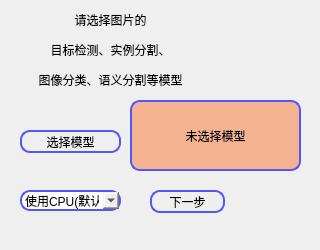
<?xml version="1.0" encoding="UTF-8"?>
<ui version="4.0">
 <class>Set_Model_select</class>
 <widget class="QWidget" name="Set_Model_select">
  <property name="geometry">
   <rect>
    <x>0</x>
    <y>0</y>
    <width>320</width>
    <height>250</height>
   </rect>
  </property>
  <property name="minimumSize">
   <size>
    <width>320</width>
    <height>250</height>
   </size>
  </property>
  <property name="maximumSize">
   <size>
    <width>320</width>
    <height>250</height>
   </size>
  </property>
  <property name="windowTitle">
   <string>选择模型</string>
  </property>
  <widget class="QLabel" name="Select_Model_tip">
   <property name="geometry">
    <rect>
     <x>30</x>
     <y>0</y>
     <width>161</width>
     <height>101</height>
    </rect>
   </property>
   <property name="text">
    <string>&lt;html&gt;&lt;head/&gt;&lt;body&gt;&lt;p&gt;请选择图片的&lt;/p&gt;&lt;p&gt;目标检测、实例分割、&lt;/p&gt;&lt;p&gt;图像分类、语义分割等模型&lt;/p&gt;&lt;/body&gt;&lt;/html&gt;</string>
   </property>
   <property name="alignment">
    <set>Qt::AlignCenter</set>
   </property>
   <property name="wordWrap">
    <bool>true</bool>
   </property>
  </widget>
  <widget class="QPushButton" name="Bt_select_model">
   <property name="geometry">
    <rect>
     <x>20</x>
     <y>130</y>
     <width>101</width>
     <height>23</height>
    </rect>
   </property>
   <property name="styleSheet">
    <string notr="true">border:2px solid rgb(85, 85, 255);
border-radius:10px;</string>
   </property>
   <property name="text">
    <string>选择模型</string>
   </property>
  </widget>
  <widget class="QPushButton" name="next_set">
   <property name="geometry">
    <rect>
     <x>150</x>
     <y>190</y>
     <width>75</width>
     <height>23</height>
    </rect>
   </property>
   <property name="styleSheet">
    <string notr="true">border:2px solid rgb(85, 85, 255);
border-radius:10px;</string>
   </property>
   <property name="text">
    <string>下一步</string>
   </property>
  </widget>
  <widget class="QLabel" name="model_dir">
   <property name="geometry">
    <rect>
     <x>130</x>
     <y>100</y>
     <width>171</width>
     <height>71</height>
    </rect>
   </property>
   <property name="styleSheet">
    <string notr="true">background-color: rgba(255, 85, 0, 100);
border:2px solid rgb(85, 85, 255);
border-radius:10px;
</string>
   </property>
   <property name="text">
    <string>未选择模型</string>
   </property>
   <property name="alignment">
    <set>Qt::AlignCenter</set>
   </property>
   <property name="wordWrap">
    <bool>true</bool>
   </property>
   <property name="margin">
    <number>0</number>
   </property>
  </widget>
  <widget class="QComboBox" name="combobox_use_gpu">
   <property name="geometry">
    <rect>
     <x>20</x>
     <y>190</y>
     <width>101</width>
     <height>21</height>
    </rect>
   </property>
   <property name="styleSheet">
    <string notr="true">border:2px solid rgb(85, 85, 255);
border-radius:10px;</string>
   </property>
   <item>
    <property name="text">
     <string>使用CPU(默认)</string>
    </property>
   </item>
   <item>
    <property name="text">
     <string>使用GPU</string>
    </property>
   </item>
  </widget>
 </widget>
 <resources/>
 <connections>
  <connection>
   <sender>next_set</sender>
   <signal>clicked()</signal>
   <receiver>Set_Model_select</receiver>
   <slot>close()</slot>
   <hints>
    <hint type="sourcelabel">
     <x>164</x>
     <y>202</y>
    </hint>
    <hint type="destinationlabel">
     <x>214</x>
     <y>202</y>
    </hint>
   </hints>
  </connection>
 </connections>
</ui>
